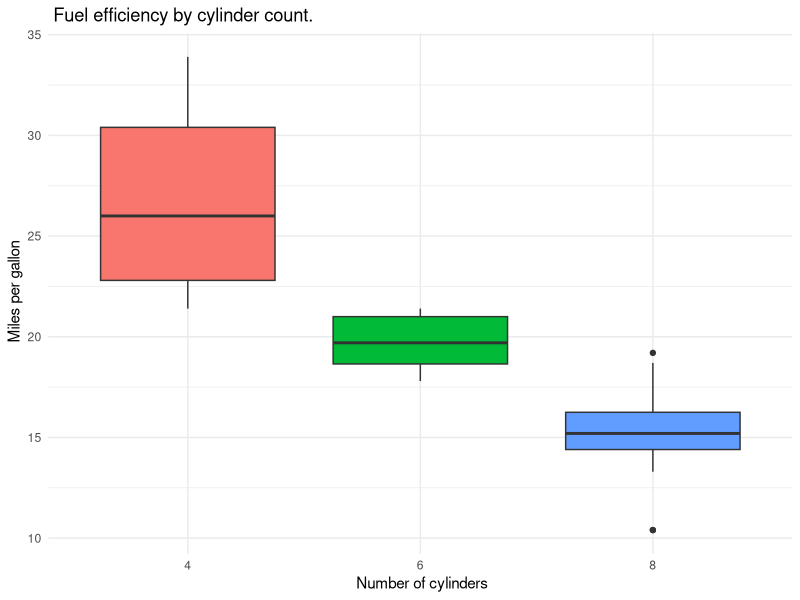

Recreate this plot in R.
# This session was delivered by David Obwangor and Agaba Ernest

# Loading required packages
library(ggplot2)
library(dplyr)

#Loading dataset
data("mtcars")

#Convert some variables to factors
mtcars$cyl <- as.factor(mtcars$cyl)
mtcars$gear <- as.factor(mtcars$gear) 

#--------Boxplot: MPG by Number of cylinders --------------
  ggplot(mtcars,aes(x=cyl,y=mpg,fill = cyl))+
  geom_boxplot()+
  labs(
    title = " Fuel efficiency by cylinder count. ",
    x=" Number of cylinders",,
    y=" Miles per gallon"
  )+
  theme_minimal()+
  theme(legend.position = "none")
